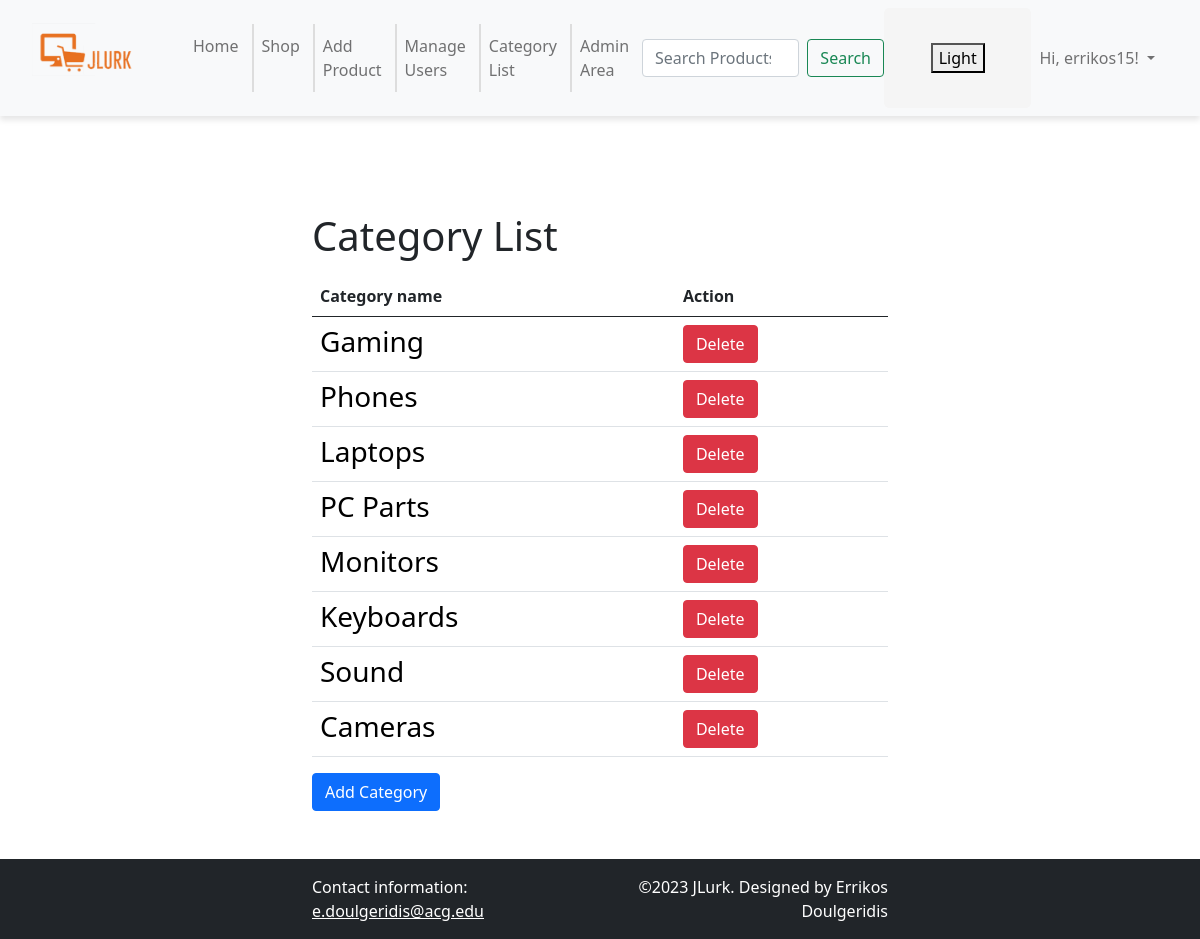
The app's page /products/categories/ (signed in) with its own data.
### products/models.py (models this page shows, shortened)
class Category(models.Model):
    name = models.CharField(max_length=50)
    description = models.TextField(blank=True)
    class Meta:
        verbose_name = "Category"
        verbose_name_plural = "Categories"

### products/views.py (the view)
# urls.py: path('categories/', views.category_list, name='category_list'),
@login_required
@user_passes_test(is_admin)
def category_list(request):
    categories = Category.objects.all()
    return render(request, 'products/category_list.html', {'categories': categories})

### products/views.py (called while the page is built)
def is_admin(user):
    return user.is_authenticated and user.is_superuser

### products/templates/products/category_list.html (shortened to what this page needs)
{% extends 'base.html' %}
{% block content %}
<div class="container">
  <h1 class="mt-5 mb-3">Category List</h1>
  <table class="table">
    <thead class="thead-dark">
      <tr>
        <th>Category name</th>
        <th>Action</th>
      </tr>
    </thead>
    <tbody>
      {% for category in categories %}
        <tr>
          <td class="category-box">
            <div class="d-flex align-items-center justify-content-left h-100">
              <a href="{% url 'category_products' category.id %}" class="text-decoration-none h3 mb-0" style="color: black">{{ category.name }}</a>
            </div>
          </td>
          <td>
            <form action="{% url 'delete_category' category.id %}" method="post" class="d-inline">
              <button type="submit" class="btn btn-danger" data-confirm="Are you sure you want to delete this category?">Delete</button>
            </form>
          </td>
        </tr>
      {% empty %}
        <tr>
          <td>No categories found.</td>
          <td></td>
        </tr>
      {% endfor %}
    </tbody>
  </table>
  <form method="POST" class="add_category_form" action="{% url 'add_category' %}">
    <button type="submit" class="btn btn-primary">Add Category</button>
  </form>
</div>
{% endblock %}

### templates/base.html (shortened to what this page needs)
<!DOCTYPE html>
<html>
<head>
    {% load static %}
	<link rel="stylesheet" href="https://cdnjs.cloudflare.com/ajax/libs/twitter-bootstrap/5.0.1/css/bootstrap.min.css">
</head>
<body>
<header class="navbar navbar-expand-lg navbar-light bg-light sticky-top">
  <div class="container-fluid">
    <h1 class="logo" style="width: 200px; height: auto;">
      <a href="{% url 'home' %}">
        <img src="{% static '/images/Logo3.png' %}" alt="Jlurk" style="width: 70%; height: 70%;">
      </a>
    </h1>
    <div class="collapse navbar-collapse" id="navbarNav">
      <ul class="navbar-nav me-auto mb-2 mb-lg-0">
        <li class="nav-item">
          <a class="nav-link" href="{% url 'home' %}">Home</a>
        </li>
        <li class="nav-item">
          <a class="nav-link" href="{% url 'products' %}">Shop</a>
        </li>
        {% if user.is_authenticated and user.is_staff %}
        <li class="nav-item">
          <a class="nav-link" href="{% url 'add-product' %}">Add Product</a>
        </li>
        <li class="nav-item">
          <a class="nav-link" href="{% url 'users_list' %}">Manage Users</a>
        </li>
        <li class="nav-item">
          <a class="nav-link" href="{% url 'category_list' %}">Category List</a>
        </li>
        <li class="nav-item">
          <a class="nav-link" href="{% url 'admin:index' %}">Admin Area</a>
        </li>
        {% endif %}
      </ul>
      <form class="d-flex" action="{% url 'search' %}" method="POST">
        <input class="form-control me-2" type="search" name="searched" placeholder="Search Products">
        <button class="btn btn-outline-success" type="submit">Search</button>
      </form>
      <div class="box">
        <button id="mode-toggle" class="button">Light</button>
      </div>
       <ul class="navbar-nav mb-2 mb-lg-0">
          <li class="nav-item dropdown">
            {% if user.is_authenticated %}
              <a class="nav-link dropdown-toggle" href="#" id="navbarDropdown" role="button" data-bs-toggle="dropdown" aria-expanded="false">
                Hi, {{ user.username }}!
              </a>
            {% else %}
              <a class="nav-link" href="{% url 'login' %}">Log In</a>
            {% endif %}
          </li>
        </ul>
    </div>
  </div>
</header>
<main class="px-3 py-5">
  {% block content %}
  {% endblock content %}
</main>
	<footer class="bg-dark text-white">
  <div class="container">
    <div class="row">
      <div class="col-md-6">
        <p class="mb-0">Contact information: <a href="mailto:e.doulgeridis@acg.edu" class="text-white">e.doulgeridis@acg.edu</a></p>
      </div>
      <div class="col-md-6">
        <p class="mb-0 text-md-end">©2023 JLurk. Designed by <span>Errikos Doulgeridis</span></p>
      </div>
    </div>
  </div>
</footer>
  </body>
</html>

### products/templates/products/category_list.html (style rules this page uses)
.container { max-width: 600px; }

### templates/base.html (style rules this page uses)
header { position: sticky; top: 0; z-index: 100; padding: 20px; background-color: #fff; box-shadow: 0 4px 6px rgba(0,0,0,0.1); }
.navbar-nav li { border-right: 2px solid #ddd; padding-right: 5px; }
.navbar-nav li:last-child { border-right: none; }
.navbar-nav > .nav-item > a { padding: 10px 15px; }
.box { width: 200px; height: 100px; background-color: #F5F5F5; border-radius: 5px; padding: 10px; box-sizing: border-box; display: flex; align-items: center; justify-content: center; }
body { display: flex; flex-direction: column; min-height: 100vh; }
main { flex: 1; }
footer { background-color: #343a40; color: #fff; padding: 1rem 0; margin-top: auto; }

### records on screen
Category: name "Gaming"
Category: name "Phones"
Category: name "Laptops"
Category: name "PC Parts"
Category: name "Monitors"
Category: name "Keyboards"
Category: name "Sound"
Category: name "Cameras"

### other values on screen
{{ user.username }} "errikos15"
